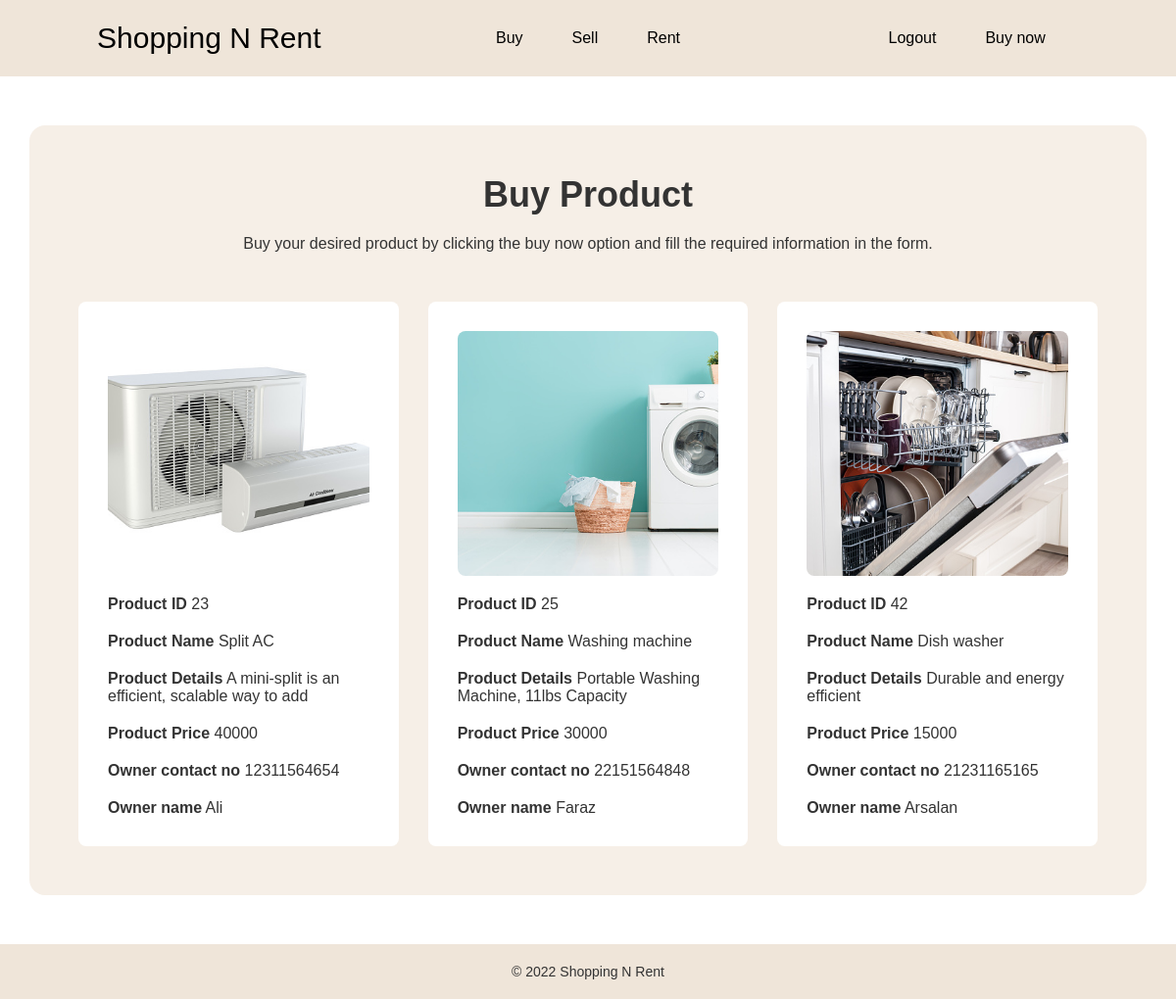
The page /buy-electronic.php on the database its author committed.
### tables this page shows
CREATE TABLE `sell` (
  `id` int(11) NOT NULL,
  `c_id` int(11) NOT NULL,
  `email` varchar(255) NOT NULL,
  `name` varchar(50) NOT NULL,
  `description` varchar(50) NOT NULL,
  `price` varchar(11) NOT NULL,
  `contact` varchar(50) NOT NULL,
  `owner` varchar(255) NOT NULL,
  `image` varchar(255) NOT NULL
);

### buy-electronic.php (the view, shortened to what this page needs)
<?php include "./header-buy.php"; ?>
<?php
	$connect = mysqli_connect("localhost", "root", "", "shopping");
?>
<section class="wrapper">
	<div class="wrapper-box">
		<div class="wrapper-heading">
			<h2>Buy Product</h2>
			<p>Buy your desired product by clicking the buy now option and fill the required information in the form.</p>
		</div>
		<div class="grid-col3">
			<?php
				$query = "SELECT * FROM sell WHERE c_id = '1'";
				$result = mysqli_query($connect, $query);
				if(mysqli_num_rows($result) > 0)
				{
					while($row = mysqli_fetch_array($result))
				{
			?>
			<div class="wrapper-item">
			<img src="<?php echo 'img/'. $row['image']; ?>">
			<p><b>Product ID</b> <?php echo $row["id"]; ?></p>
			<p><b>Product Name</b> <?php echo $row["name"]; ?></p>
				<p><b>Product Details</b> <?php echo $row["description"]; ?></p>
				<p><b>Product Price</b> <?php echo $row["price"]; ?></p>
				<p><b>Owner contact no</b> <?php echo $row["contact"]; ?></p>
				<p><b>Owner name</b> <?php echo $row["owner"]; ?></p>
			</div>
		<?php
			}
		}
		?>
		</div>
	</div>
</section>
<?php include "./footer.php"; ?>

### assets/css/index.css (style rules this page uses)
:root { --transition150: all 150ms ease-in-out; --itemHoverShadow: 0 0 12px #d7d9d7, 0 0 12px #d7d9d7, 0 0 12px #d7d9d7; }
* { -webkit-box-sizing: inherit; box-sizing: inherit; }
*::before, *::after { -webkit-box-sizing: inherit; box-sizing: inherit; }
html { -webkit-box-sizing: border-box; box-sizing: border-box; font-size: 10px; cursor: default; }
body { display: grid; font: 1.6rem Arial, Helvetica, sans-serif; color: #333; margin: 0; }
section { padding: 50px 30px; }
h1, h2, h3, p { margin: 0; }
h2 { font-size: 3.6rem; }
img { width: 100%; max-width: 100%; height: auto; -o-object-fit: cover; object-fit: cover; border-radius: 8px; }
.wrapper { max-width: 160rem; margin: auto; }
.wrapper-box { display: grid; -webkit-box-align: start; -ms-flex-align: start; align-items: flex-start; padding: 50px; border-radius: 16px; background-color: #f6efe7; gap: 50px; }
.wrapper-heading { display: grid; gap: 20px; justify-items: center; }
.wrapper-item { display: grid; gap: 20px; border-radius: 8px; background-color: #fff; padding: 30px; -webkit-transition: var(--transition150); transition: var(--transition150); align-items: center; }
.wrapper-item img { height: 250px; }
.grid-col3 { display: grid; grid-template-columns: repeat(3, 1fr); gap: 30px; }

### rows shown on the page
sell: image (picture), id "23", name "Split AC", description "A mini-split is an efficient, scalable way to add", price "40000", contact "12311564654", owner "Ali"
sell: image (picture), id "25", name "Washing machine", description "Portable Washing Machine, 11lbs Capacity", price "30000", contact "22151564848", owner "Faraz"
sell: image (picture), id "42", name "Dish washer", description "Durable and energy efficient", price "15000", contact "21231165165", owner "Arsalan"
